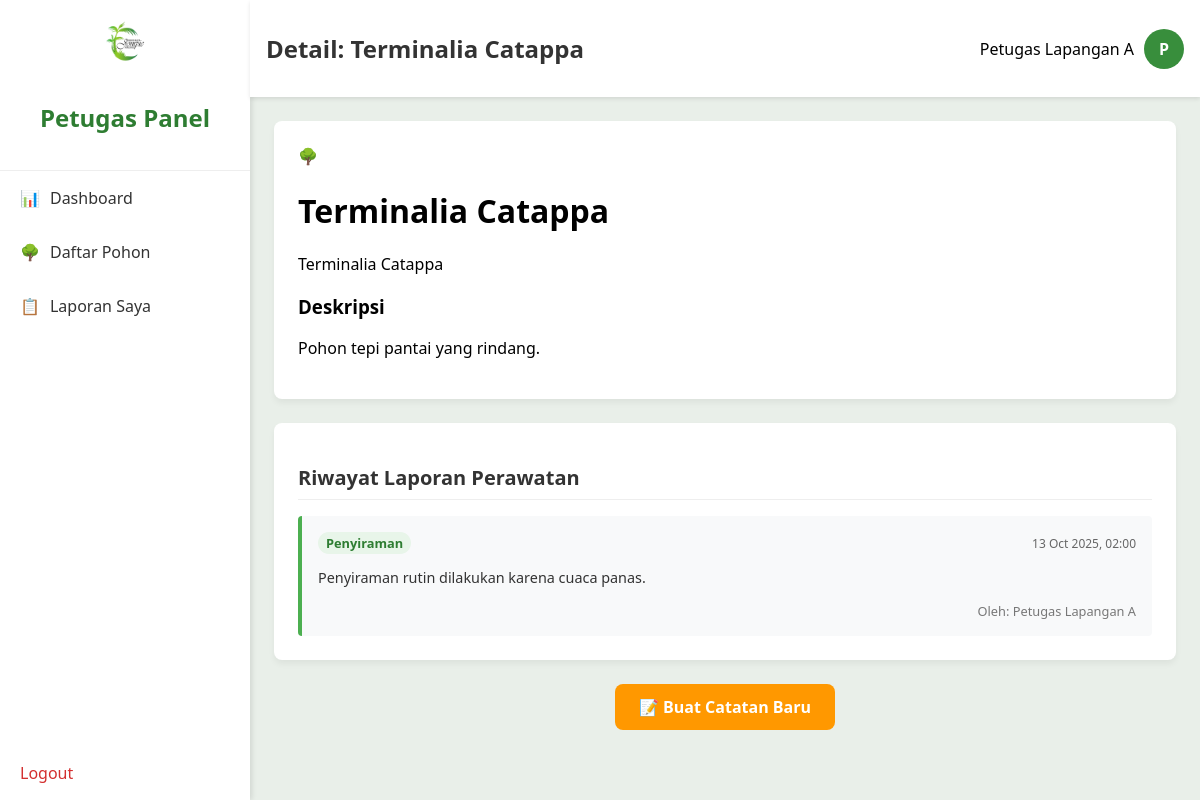
The app's page /petugas/tree_detail.php?id=1 (signed in) with its own data.
### tables this page shows
CREATE TABLE `trees` (
  `id` int(11) NOT NULL,
  `id_pohon_unik` varchar(20) NOT NULL,
  `nama_umum` varchar(100) NOT NULL,
  `nama_ilmiah` varchar(100) DEFAULT NULL,
  `deskripsi` text DEFAULT NULL,
  `emoji` varchar(10) DEFAULT '🌳'
);

CREATE TABLE `reports` (
  `id` int(11) NOT NULL,
  `id_pohon` int(11) NOT NULL,
  `id_petugas` int(11) NOT NULL,
  `jenis_tindakan` varchar(100) NOT NULL,
  `catatan` text DEFAULT NULL,
  `foto_url` varchar(255) DEFAULT NULL,
  `tanggal_lapor` timestamp NOT NULL DEFAULT current_timestamp()
);

CREATE TABLE `users` (
  `id` int(11) NOT NULL,
  `nama` varchar(100) NOT NULL,
  `username` varchar(50) NOT NULL,
  `password` varchar(255) NOT NULL,
  `peran` enum('Admin','Petugas') NOT NULL
);

### petugas/tree_detail.php (the view, shortened to what this page needs)
<?php
require_once('../config/database.php');
$tree_id = isset($_GET['id']) ? intval($_GET['id']) : 0;
$sql_tree = "SELECT * FROM trees WHERE id = $tree_id";
$result_tree = mysqli_query($koneksi, $sql_tree);
$pohon = mysqli_fetch_assoc($result_tree);
$page_title = 'Detail: ' . htmlspecialchars($pohon['nama_umum']);
include('../includes/header.php');
$sql_reports = "SELECT reports.*, users.nama AS nama_petugas
                FROM reports
                JOIN users ON reports.id_petugas = users.id
                WHERE reports.id_pohon = $tree_id
                ORDER BY tanggal_lapor DESC";
$result_reports = mysqli_query($koneksi, $sql_reports);
?>
<div class="card">
    <div class="flex items-center gap-4">
        <div class="text-6xl"><?php echo htmlspecialchars($pohon['emoji']); ?></div>
        <div>
            <h1 class="text-3xl font-bold"><?php echo htmlspecialchars($pohon['nama_umum']); ?></h1>
            <p class="text-md text-gray-500 italic"><?php echo htmlspecialchars($pohon['nama_ilmiah']); ?></p>
        </div>
    </div>
    <div class="mt-4 border-t pt-4">
        <h3 class="font-semibold mb-2">Deskripsi</h3>
        <p class="text-gray-700"><?php echo htmlspecialchars($pohon['deskripsi']); ?></p>
    </div>
</div>
<div class="card">
    <h2 class="card-title">Riwayat Laporan Perawatan</h2>
    <div class="log-history-container">
        <?php
        if (mysqli_num_rows($result_reports) > 0) {
            while($laporan = mysqli_fetch_assoc($result_reports)) {
        ?>
            <div class="log-item">
                <div class="log-header">
                    <span class="log-type"><?php echo htmlspecialchars($laporan['jenis_tindakan']); ?></span>
                    <span class="log-date"><?php echo date('d M Y, H:i', strtotime($laporan['tanggal_lapor'])); ?></span>
                </div>
                <div class="log-body">
                    <p><?php echo htmlspecialchars($laporan['catatan']); ?></p>
                </div>
                <div class="log-footer">
                    <span>Oleh: <?php echo htmlspecialchars($laporan['nama_petugas']); ?></span>
                </div>
            </div>
        <?php
            }
        } else {
            echo "<p class='text-center text-gray-500'>Belum ada riwayat laporan untuk pohon ini.</p>";
        }
        ?>
    </div>
</div>
<div class="text-center">
    <a href="report_form.php?tree_id=<?php echo $tree_id; ?>" class="btn-primary-action">📝 Buat Catatan Baru</a>
</div>
<?php
include('../includes/footer.php');
?>

### includes/header.php (shortened to what this page needs)
<?php
$base_url = "/monitoring-krj";
$user_role = $_SESSION['user_peran'];
$user_name = $_SESSION['user_nama'];
$user_avatar = strtoupper(substr($user_name, 0, 1));
?>
<!DOCTYPE html>
<html lang="id">
<head>
    <link rel="stylesheet" href="<?php echo $base_url; ?>/assets/css/style.css">
</head>
<body>
    <div class="main-container">
        <aside class="sidebar">
            <div style="padding: 1rem; text-align: center; border-bottom: 1px solid #eee;">
                <img src="<?php echo $base_url; ?>/assets/images/krj.png" alt="Logo" style="height: 50px; margin: 0 auto 10px;">
                <h2 style="font-weight: 600; color: #2E7D32;"><?php echo $user_role; ?> Panel</h2>
            </div>
            <nav style="flex: 1; display: flex; flex-direction: column;">
                <?php
                if ($user_role == 'Admin') {
                    include('sidebar_admin.php');
                } else {
                    include('sidebar_petugas.php');
                }
                ?>
                 <a href="<?php echo $base_url; ?>/logout.php" class="menu-item logout">Logout</a>
            </nav>
        </aside>
        <div class="content-wrapper">
            <header class="header">
                <h1 style="font-size: 1.5rem; font-weight: 700; color: #333;"><?php echo $page_title; ?></h1>
                <div style="display: flex; align-items: center; gap: 10px;">
                    <span style="font-weight: 500;"><?php echo $user_name; ?></span>
                    <div class="user-avatar"><?php echo $user_avatar; ?></div>
                </div>
            </header>
            <main class="main-content">

### assets/css/style.css (style rules this page uses)
body { font-family: 'Segoe UI', Tahoma, Geneva, Verdana, sans-serif; background-color: #E9EFE9; margin: 0; }
.main-container { display: flex; min-height: 100vh; }
.sidebar { width: 250px; background-color: white; box-shadow: 2px 0 5px rgba(0,0,0,0.1); display: flex; flex-direction: column; }
.content-wrapper { flex: 1; display: flex; flex-direction: column; }
.header { background-color: white; padding: 1rem; box-shadow: 0 2px 4px rgba(0,0,0,0.1); display: flex; justify-content: space-between; align-items: center; }
.main-content { padding: 1.5rem; flex: 1; overflow-y: auto; }
.user-avatar { width: 40px; height: 40px; border-radius: 50%; background-color: #388E3C; color: white; display: flex; align-items: center; justify-content: center; font-weight: bold; }
.menu-item { display: block; padding: 1rem; color: #333; text-decoration: none; border-left: 4px solid transparent; transition: all 0.2s ease-in-out; display: flex; align-items: center; }
.logout { margin-top: auto; color: #D32F2F; }
.card { background-color: white; padding: 1.5rem; border-radius: 8px; box-shadow: 0 4px 6px rgba(0,0,0,0.05); margin-bottom: 1.5rem; }
.card-title { font-size: 1.25rem; font-weight: 700; color: #333; margin-bottom: 1rem; border-bottom: 1px solid #eee; padding-bottom: 0.5rem; }
.text-center { text-align: center; }
.log-history-container { display: flex; flex-direction: column; gap: 1rem; }
.log-item { background-color: #f8f9fa; border-left: 4px solid #4CAF50; border-radius: 4px; padding: 1rem; }
.log-header { display: flex; justify-content: space-between; align-items: center; margin-bottom: 0.5rem; }
.log-type { font-weight: 600; color: #2E7D32; background-color: #e8f5e9; padding: 2px 8px; border-radius: 12px; font-size: 0.8rem; }
.log-date { font-size: 0.75rem; color: #666; }
.log-body { font-size: 0.9rem; color: #333; margin-bottom: 0.75rem; }
.log-footer { font-size: 0.8rem; color: #777; text-align: right; }
.btn-primary-action { display: inline-block; background-color: #ff9800; color: white; padding: 12px 24px; border-radius: 8px; text-decoration: none; font-weight: 600; transition: background-color 0.3s ease; }

### records on screen
trees: nama_umum "Detail: Terminalia Catappa", emoji "🌳", nama_umum "Terminalia Catappa", nama_ilmiah "Terminalia Catappa", deskripsi "Pohon tepi pantai yang rindang."
reports: jenis_tindakan "Penyiraman", tanggal_lapor "13 Oct 2025, 02:00", catatan "Penyiraman rutin dilakukan karena cuaca panas.", id_petugas.nama "Petugas Lapangan A"

### other values on screen
$user_role "Petugas"
$user_name "Petugas Lapangan A"
$user_avatar "P"
